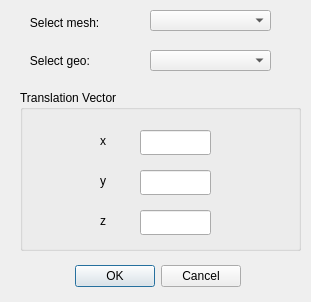
<?xml version="1.0" encoding="UTF-8"?>
<ui version="4.0">
 <class>TranslateData</class>
 <widget class="QDialog" name="TranslateData">
  <property name="geometry">
   <rect>
    <x>0</x>
    <y>0</y>
    <width>311</width>
    <height>302</height>
   </rect>
  </property>
  <property name="windowTitle">
   <string>Translate Data</string>
  </property>
  <widget class="QDialogButtonBox" name="buttonBox">
   <property name="geometry">
    <rect>
     <x>-100</x>
     <y>260</y>
     <width>341</width>
     <height>32</height>
    </rect>
   </property>
   <property name="orientation">
    <enum>Qt::Horizontal</enum>
   </property>
   <property name="standardButtons">
    <set>QDialogButtonBox::Cancel|QDialogButtonBox::Ok</set>
   </property>
  </widget>
  <widget class="QComboBox" name="meshListBox">
   <property name="geometry">
    <rect>
     <x>150</x>
     <y>10</y>
     <width>121</width>
     <height>21</height>
    </rect>
   </property>
   <property name="sizePolicy">
    <sizepolicy hsizetype="Expanding" vsizetype="Fixed">
     <horstretch>0</horstretch>
     <verstretch>0</verstretch>
    </sizepolicy>
   </property>
  </widget>
  <widget class="QLabel" name="meshListLabel">
   <property name="geometry">
    <rect>
     <x>20</x>
     <y>10</y>
     <width>110</width>
     <height>25</height>
    </rect>
   </property>
   <property name="minimumSize">
    <size>
     <width>110</width>
     <height>0</height>
    </size>
   </property>
   <property name="maximumSize">
    <size>
     <width>110</width>
     <height>16777215</height>
    </size>
   </property>
   <property name="text">
    <string>   Select mesh:</string>
   </property>
  </widget>
  <widget class="QGroupBox" name="groupBox">
   <property name="geometry">
    <rect>
     <x>20</x>
     <y>90</y>
     <width>281</width>
     <height>161</height>
    </rect>
   </property>
   <property name="title">
    <string>Translation Vector</string>
   </property>
   <widget class="QLineEdit" name="xlineEdit">
    <property name="geometry">
     <rect>
      <x>120</x>
      <y>40</y>
      <width>71</width>
      <height>25</height>
     </rect>
    </property>
   </widget>
   <widget class="QLineEdit" name="ylineEdit">
    <property name="geometry">
     <rect>
      <x>120</x>
      <y>80</y>
      <width>71</width>
      <height>25</height>
     </rect>
    </property>
   </widget>
   <widget class="QLineEdit" name="zlineEdit">
    <property name="geometry">
     <rect>
      <x>120</x>
      <y>120</y>
      <width>71</width>
      <height>25</height>
     </rect>
    </property>
   </widget>
   <widget class="QLabel" name="xLengthLabel">
    <property name="geometry">
     <rect>
      <x>80</x>
      <y>40</y>
      <width>16</width>
      <height>22</height>
     </rect>
    </property>
    <property name="text">
     <string>x</string>
    </property>
   </widget>
   <widget class="QLabel" name="yLengthLabel">
    <property name="geometry">
     <rect>
      <x>80</x>
      <y>80</y>
      <width>16</width>
      <height>22</height>
     </rect>
    </property>
    <property name="text">
     <string>y</string>
    </property>
   </widget>
   <widget class="QLabel" name="zLengthLabel">
    <property name="geometry">
     <rect>
      <x>80</x>
      <y>120</y>
      <width>16</width>
      <height>22</height>
     </rect>
    </property>
    <property name="text">
     <string>z</string>
    </property>
   </widget>
  </widget>
  <widget class="QLabel" name="geoListLabel">
   <property name="geometry">
    <rect>
     <x>20</x>
     <y>50</y>
     <width>110</width>
     <height>21</height>
    </rect>
   </property>
   <property name="minimumSize">
    <size>
     <width>110</width>
     <height>0</height>
    </size>
   </property>
   <property name="maximumSize">
    <size>
     <width>110</width>
     <height>16777215</height>
    </size>
   </property>
   <property name="text">
    <string>   Select geo:</string>
   </property>
  </widget>
  <widget class="QComboBox" name="geoListBox">
   <property name="geometry">
    <rect>
     <x>150</x>
     <y>50</y>
     <width>121</width>
     <height>21</height>
    </rect>
   </property>
   <property name="sizePolicy">
    <sizepolicy hsizetype="Expanding" vsizetype="Fixed">
     <horstretch>0</horstretch>
     <verstretch>0</verstretch>
    </sizepolicy>
   </property>
  </widget>
 </widget>
 <resources/>
 <connections>
  <connection>
   <sender>buttonBox</sender>
   <signal>accepted()</signal>
   <receiver>TranslateData</receiver>
   <slot>accept()</slot>
   <hints>
    <hint type="sourcelabel">
     <x>248</x>
     <y>254</y>
    </hint>
    <hint type="destinationlabel">
     <x>157</x>
     <y>274</y>
    </hint>
   </hints>
  </connection>
  <connection>
   <sender>buttonBox</sender>
   <signal>rejected()</signal>
   <receiver>TranslateData</receiver>
   <slot>reject()</slot>
   <hints>
    <hint type="sourcelabel">
     <x>316</x>
     <y>260</y>
    </hint>
    <hint type="destinationlabel">
     <x>286</x>
     <y>274</y>
    </hint>
   </hints>
  </connection>
 </connections>
</ui>
